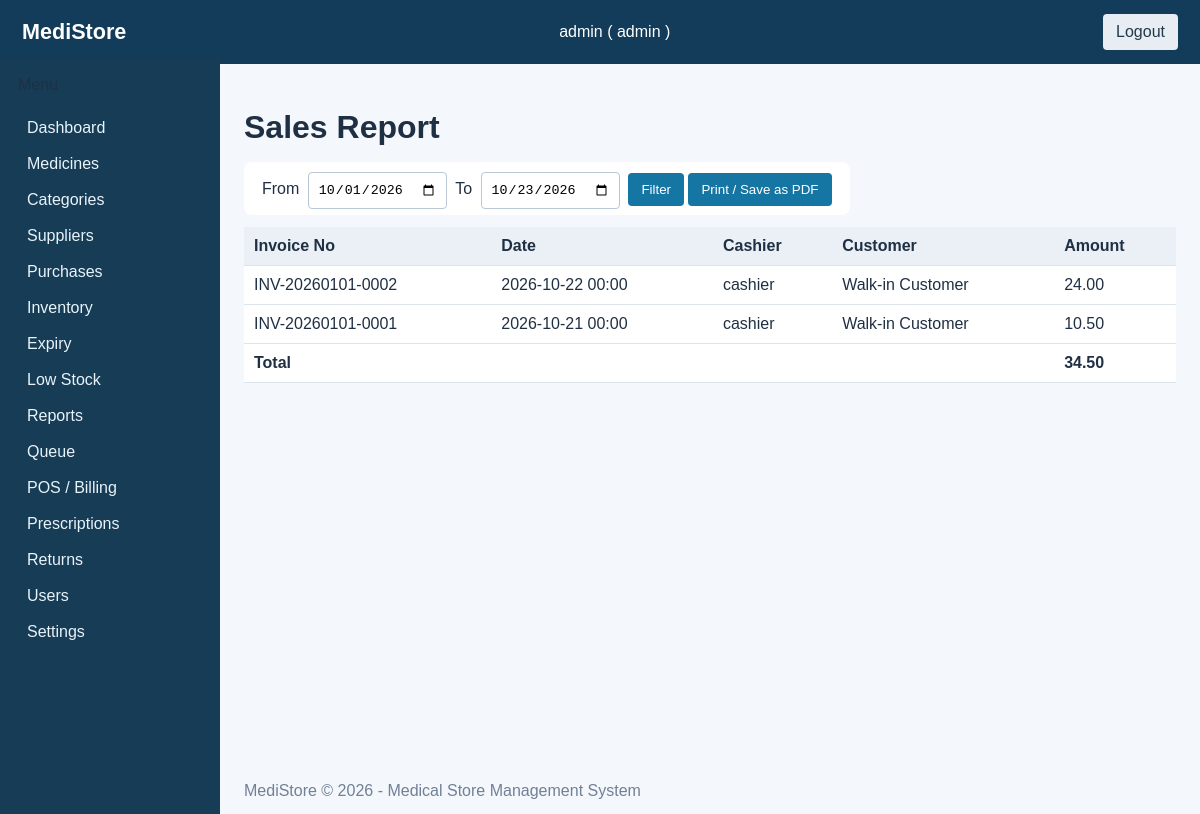
Screenshot of /reports/sales.php (signed in) with the database file from the repository.
### tables this page shows
CREATE TABLE invoices (
    invoice_id   INT UNSIGNED NOT NULL AUTO_INCREMENT PRIMARY KEY,
    invoice_no   VARCHAR(50) NOT NULL UNIQUE,
    queue_id     INT UNSIGNED,
    cashier_id   INT UNSIGNED NOT NULL,
    prescription_id INT UNSIGNED NULL,
    customer_name VARCHAR(100),
    total_amount DECIMAL(10,2) NOT NULL DEFAULT 0.00,
    status       ENUM('completed','returned','cancelled') NOT NULL DEFAULT 'completed',
    created_at   TIMESTAMP NOT NULL DEFAULT CURRENT_TIMESTAMP,
    CONSTRAINT fk_invoices_queue FOREIGN KEY (queue_id) REFERENCES queue_entries(queue_id) ON DELETE RESTRICT,
    CONSTRAINT fk_invoices_cashier FOREIGN KEY (cashier_id) REFERENCES users(user_id) ON DELETE RESTRICT,
    CONSTRAINT fk_invoices_prescription FOREIGN KEY (prescription_id) REFERENCES prescriptions(prescription_id) ON DELETE RESTRICT
);

CREATE TABLE users (
    user_id    INT UNSIGNED NOT NULL AUTO_INCREMENT PRIMARY KEY,
    role_id    TINYINT UNSIGNED NOT NULL,
    username   VARCHAR(50) NOT NULL UNIQUE,
    password   VARCHAR(255) NOT NULL,
    full_name  VARCHAR(100) NOT NULL,
    status     ENUM('active','inactive') NOT NULL DEFAULT 'active',
    created_at TIMESTAMP NOT NULL DEFAULT CURRENT_TIMESTAMP,
    CONSTRAINT fk_users_role FOREIGN KEY (role_id) REFERENCES roles(role_id) ON DELETE RESTRICT
);

### includes/functions.php (called while the page is built, shortened)
<?php
function e(string $value = ''): string {
    return htmlspecialchars($value, ENT_QUOTES | ENT_HTML5, 'UTF-8');
}

### reports/sales.php (the view, shortened to what this page needs)
<?php
require_once __DIR__ . '/../includes/header.php';
$pdo = db();
$from = $_GET['from'] ?? date('Y-m-01');
$to = $_GET['to'] ?? date('Y-m-d');
$stmt = $pdo->prepare("
    SELECT i.*, u.username AS cashier_name
    FROM invoices i
    JOIN users u ON u.user_id = i.cashier_id
    WHERE i.status='completed' AND DATE(i.created_at) BETWEEN ? AND ?
    ORDER BY i.created_at DESC
");
$stmt->execute([$from, $to]);
$rows = $stmt->fetchAll();
$total = 0; foreach ($rows as $r) { $total += (float)$r['total_amount']; }
?>
<h1>Sales Report</h1>
<form method="get" action="sales.php" style="display:inline; margin-bottom:12px;">
    From <input type="date" name="from" value="<?php echo e($from); ?>">
    To <input type="date" name="to" value="<?php echo e($to); ?>">
    <button type="submit" class="btn">Filter</button>
    <button class="btn" onclick="window.print()">Print / Save as PDF</button>
</form>
<table class="data-table">
    <thead><tr>
        <th>Invoice No</th><th>Date</th><th>Cashier</th><th>Customer</th><th>Amount</th>
    </tr></thead>
    <tbody>
    <?php foreach ($rows as $r): ?>
        <tr>
            <td><?php echo e($r['invoice_no']); ?></td>
            <td><?php echo e(date('Y-m-d H:i', strtotime($r['created_at']))); ?></td>
            <td><?php echo e($r['cashier_name']); ?></td>
            <td><?php echo e($r['customer_name'] ?? 'Walk-in'); ?></td>
            <td><?php echo e(number_format($r['total_amount'], 2)); ?></td>
        </tr>
    <?php endforeach; ?>
        <tr class="total-row">
            <td colspan="4"><strong>Total</strong></td>
            <td><strong><?php echo e(number_format($total, 2)); ?></strong></td>
        </tr>
    </tbody>
</table>
<?php require_once __DIR__ . '/../includes/footer.php'; ?>

### assets/css/style.css (style rules this page uses)
:root { font-family:Arial,sans-serif;color:#203044;background:#f4f7fb }
* { box-sizing:border-box }
body { margin:0 }
table { width:100%;border-collapse:collapse;background:white;margin:14px 0 }
th,td { padding:10px;border-bottom:1px solid #dce4ec;text-align:left }
th { background:#eaf0f5 }
form { background:white;padding:18px;border-radius:8px;margin:12px 0 }
input,select,textarea { padding:9px;border:1px solid #bac7d4;border-radius:4px;margin:4px }
.btn,button { display:inline-block;background:#1676a3;color:white;padding:9px 13px;border:0;border-radius:4px;text-decoration:none;cursor:pointer }

### rows the page displays
invoices: invoice_no "INV-20260101-0002", created_at "2026-10-22 00:00", cashier.username "cashier", customer_name "Walk-in Customer", total_amount "24.00"
invoices: invoice_no "INV-20260101-0001", created_at "2026-10-21 00:00", cashier.username "cashier", customer_name "Walk-in Customer", total_amount "10.50"

### other values shown
$_SESSION['username'] "admin"
$_SESSION['user_role'] "admin"
$label "Medicines"
$label "Categories"
$label "Suppliers"
$label "Purchases"
$label "Inventory"
$label "Expiry"
$label "Low Stock"
$label "Reports"
$label "Queue"
$label "POS / Billing"
$label "Prescriptions"
$label "Returns"
$label "Users"
